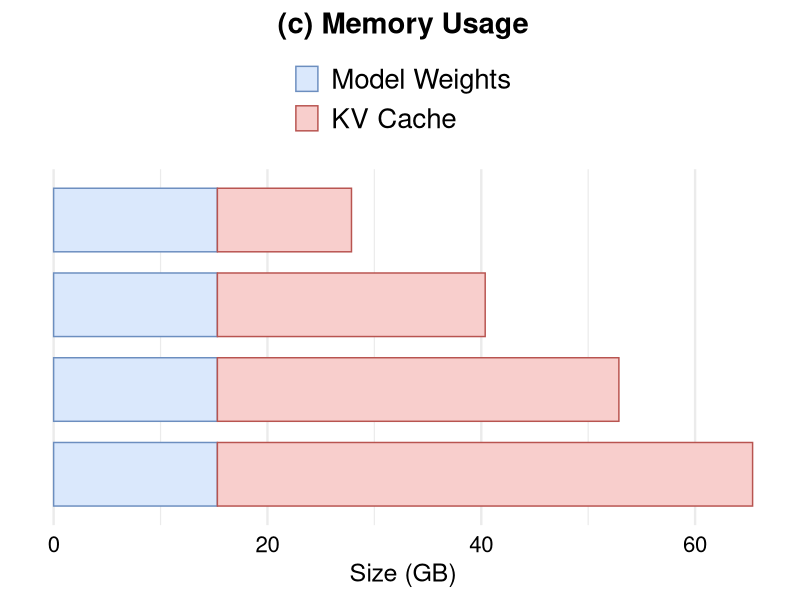

Write R code to recreate this figure.
library(tidyverse)

data <- read_csv("data/breakdown_2.csv") %>%
  mutate(
    tokens = fct_rev(fct_inorder(tokens)),
    component = fct_inorder(component)
  )

fig <- ggplot(data, aes(x = memory, y = tokens, fill = component, colour = component)) +
  geom_col(width = 0.75, position = position_stack(reverse = TRUE)) +
  scale_fill_manual(
    values = c("Model Weights" = "#DAE8FC", "KV Cache" = "#F8CECC"),
  ) +
  scale_colour_manual(
    values = c("Model Weights" = "#6C8EBF", "KV Cache" = "#B85450"),
  ) +
  guides(
    fill = guide_legend(nrow = 2, byrow = TRUE),
    colour = guide_legend(nrow = 2, byrow = TRUE)
  ) +
  labs(x = "Size (GB)", y = NULL, title = "(c) Memory Usage") +
  theme_minimal(base_size = 18) +
  theme(
    plot.title = element_text(size = 21, hjust = 0.5, face = "bold"),
    strip.clip = "off",
    legend.position = "top",
    legend.title = element_blank(),
    legend.text = element_text(size = 20),
    axis.title.y = element_text(size = 20),
    axis.text.x = element_text(size = 16, colour = "black"),
    axis.text.y = element_blank(),
    panel.grid.major.y = element_blank(),
  )

ggsave("breakdown_2.pdf", fig, width = 2.9, height = 3.92, units = "in")
